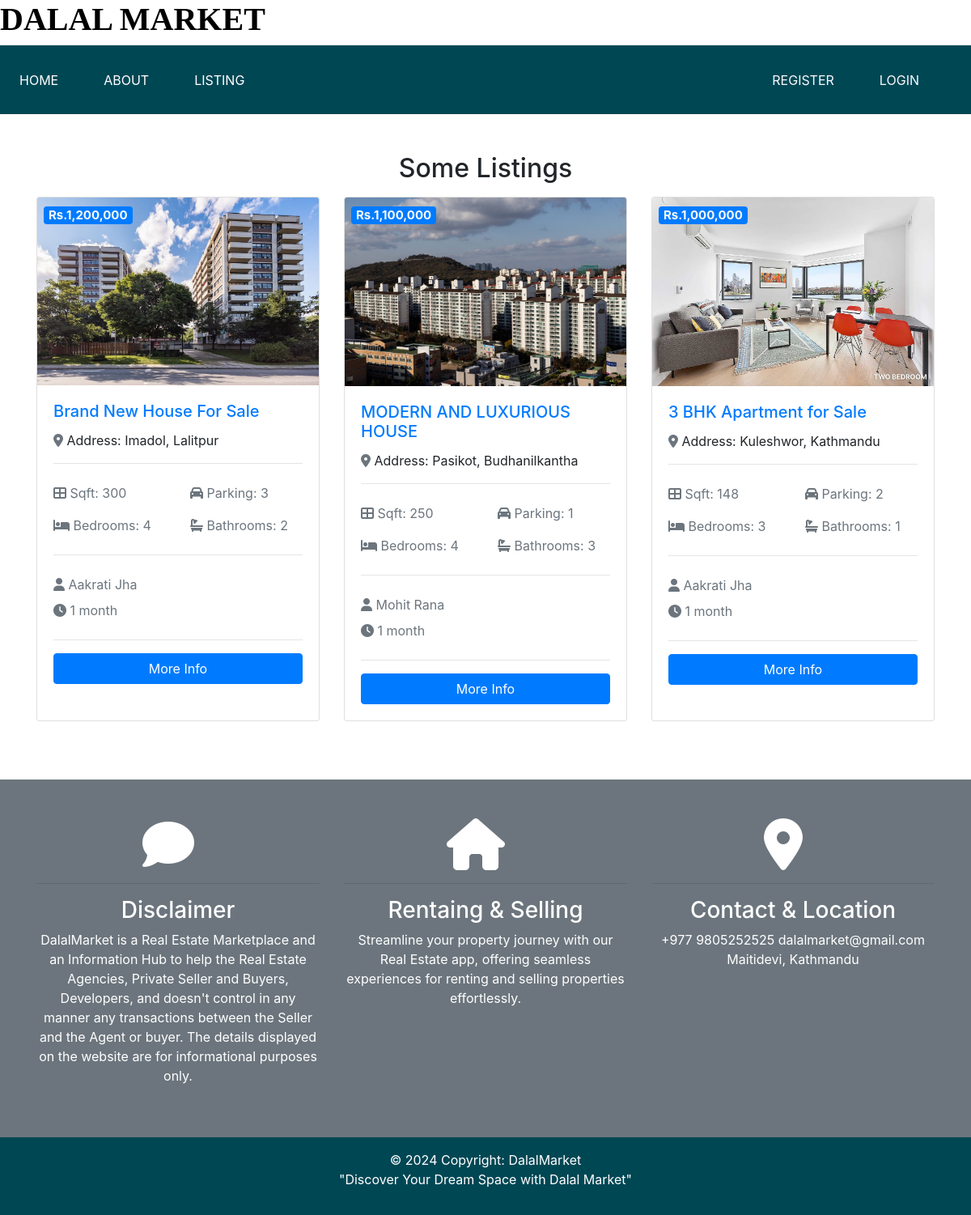
The page / on the database its author committed.
### listings_app/models.py (models this page shows, shortened)
class Listing(models.Model):
    broker = models.ForeignKey(Broker, on_delete=models.DO_NOTHING)         #Broker ko naam lera aauna yo use garya yaha
    title = models.CharField(max_length=180)
    address = models.CharField(max_length=100)
    description = models.TextField(blank=True)          # Blank=True mean this is optional to fillup
    price = models.IntegerField(validators=[MinValueValidator(0)])
    bedrooms = models.IntegerField(validators=[MinValueValidator(0)])  #MinValueValidator(0) ensures that the value of each field is greater than or equal to 0.
    bathrooms = models.IntegerField(validators=[MinValueValidator(0)])
    parking = models.IntegerField(validators=[MinValueValidator(0)])
    sqft = models.IntegerField(validators=[MinValueValidator(0)])
    image_com = models.ImageField(upload_to='images')
    image_1 = models.ImageField(upload_to='images', blank=True)   #Optional
    image_2 = models.ImageField(upload_to='images', blank= True)   #Optional
    is_published = models.BooleanField(default = True)
    post_date = models.DateTimeField(default = datetime.now)

### broker_app/models.py (models this page shows)
class Broker(models.Model):
    name = models.CharField(max_length = 100)
    image = models.ImageField(upload_to='images')
    phone = models.IntegerField()
    email = models.EmailField()
    def __str__(self):
        return self.name

### page_app/views.py (the view)
# urls.py: path('', views.index, name='listings'),
def index(request):
    listings = Listing.objects.order_by('-post_date')[:3]
    context = {
        'listings': listings
    }
    return render(request, "page_app/index.html", context)

### templates/page_app/index.html (shortened to what this page needs)
{% extends "base/base.html" %}
{% load humanize %}
{% block content %}
  <section id="listings" class="py-5">
    <div class="container">
      <h2 class="text-center mb-3">Some Listings</h2>
      <div class="row">
        {% if listings %}
          {% for listing in listings %}
            <div class="col-md-6 col-lg-4 mb-4">
              <div class="card h-100">
                <div class="position-absolute top-0 end-0 p-2">
                  <h5><span class="badge bg-primary text-light">Rs.{{ listing.price | intcomma }}</span></h5>
                </div>
                <img class="card-img-top" src="{{listing.image_com.url}}" alt="">
                <div class="card-body">
                  <h5 class="card-title text-primary">{{listing.title}}</h5>
                  <p class="card-text">
                    <i class="fa-solid fa-location-dot text-secondary"></i> Address: {{listing.address}}
                  </p>
                  <hr>
                  <div class="row py-2 text-secondary">
                    <div class="col-6">
                      <i class="fas fa-th-large"></i> Sqft: {{listing.sqft}}
                    </div>
                    <div class="col-6">
                      <i class="fas fa-car"></i> Parking: {{listing.parking}}
                    </div>
                  </div>
                  <div class="row py-2 text-secondary">
                    <div class="col-6">
                      <i class="fas fa-bed"></i> Bedrooms: {{listing.bedrooms}}
                    </div>
                    <div class="col-6">
                      <i class="fas fa-bath"></i> Bathrooms: {{listing.bathrooms}}
                    </div>
                  </div>
                  <hr>
                  <div class="row py-2 text-secondary">
                    <div class="col-12">
                      <i class="fas fa-user"></i> {{listing.broker}}
                    </div>
                  </div>
                  <div class="row text-secondary pb-2">
                    <div class="col-6">
                      <i class="fas fa-clock"></i> {{listing.post_date | timesince}}
                    </div>
                  </div>
                  <hr>
                  <a href="{% url 'listing' listing.id %}" class="btn btn-primary btn-block">More Info</a>
                </div>
              </div>
            </div>
          {% endfor %}
        {% else %}
          <p>No Listings Found</p>
        {% endif %}
      </div>
      </div>
  </section>
  <section id="services" class="py-5 bg-secondary text-white">
    <div class="container">
      <div class="row text-center">
        <div class="col-md-4">
          <i class="fas fa-comment fa-4x mr-4"></i>
          <hr>
          <h3>Disclaimer</h3>
          <p>DalalMarket is a Real Estate Marketplace and an Information Hub to help the Real Estate Agencies,
            Private Seller and Buyers, Developers, and doesn't control in any manner any transactions between the Seller and the
            Agent or buyer. The details displayed on the website are for informational purposes only.</p>
        </div>
        <div class="col-md-4">
          <i class="fas fa-home fa-4x mr-4"></i>
          <hr>
          <h3>Rentaing & Selling</h3>
          <p>Streamline your property journey with our Real Estate app, offering seamless experiences
            for renting and selling properties effortlessly.</p>
        </div>
        <div class="col-md-4">
          <i class="fa-solid fa-location-dot fa-4x mr-4"></i>
          <hr>
          <h3>Contact & Location</h3>
          <p>+977 9805252525
            dalalmarket@gmail.com
            Maitidevi, Kathmandu
          </p>
        </div>
      </div>
    </div>
  </section>
{% endblock content %}

### templates/base/base.html (shortened to what this page needs)
<!doctype html>
<html lang="en">
  <head>
    <link rel="stylesheet" href="https://cdn.jsdelivr.net/npm/bootstrap@4.6.2/dist/css/bootstrap.min.css">
  </head>
  <body>
    <marquee behavior="scroll" direction="left" scrollamount="10">
      <h1 style="color: Black; font-family: cursive; font-weight: bold;">DALAL MARKET</h1>
    </marquee>
    <nav class="navbar navbar-expand-lg navbar-dark bg-blue-black">
      <div class="collapse navbar-collapse text-center" id="navbarTogglerDemo03">
          <ul class="navbar-nav mr-auto mt-2 mt-lg-0">
              <li class="nav-item active">
                  <a class="nav-link" href="{% url "index" %}">HOME <span class="sr-only">(current)</span></a>
              </li>
              <li class="nav-item active">
                <a class="nav-link" href="{% url "about" %}">ABOUT<span class="sr-only">(current)</span></a>
            </li>
            <li class="nav-item active">
              <a class="nav-link" href="{% url "listings" %}">LISTING<span class="sr-only">(current)</span></a>
          </li>
          </ul>
          <ul class="navbar-nav ml-auto">
            {% if user.is_authenticated %}
                <li class="nav-item">
                    <a class="nav-link text-light" href="{% url "dashboard" %}">
                       DASHBOARD</a>
                </li>
                <li class="nav-item">
                    <a class="nav-link text-light" href="javascript:{document.getElementById('logout').submit()}">LOGOUT</a>
                    <form action="{% url "logout" %}" method="POST" id="logout">
                        {% csrf_token %}
                        <input type="hidden">
                    </form>
                </li>
            {% else %}
                <li class="nav-item">
                    <a class="nav-link text-light" href="{% url "register" %}">REGISTER</a>
                </li>
                <li class="nav-item">
                    <a class="nav-link text-light" href="{% url "login" %}">LOGIN</a>
                </li>
              {% endif %}
          </ul>
      </div>
  </nav>
    {% block content %}
    {% endblock content %}
    <footer class="page-footer font-small white" style="background-color: #004754;">
      <div class="footer-copyright text-center py-3" style="color: white;">© 2024 Copyright:
        <a> DalalMarket</a>
        <p>"Discover Your Dream Space with Dalal Market"</p>
      </div>
    </footer>
  </body>
</html>

### templates/base/base.html (style rules this page uses)
.bg-blue-black { background-color: #004754; }
.navbar { height: 85px; }
.navbar-nav .nav-item { margin-right: 40px; }

### rows shown on the page
Listing: price "1,200,000", image_com (picture), title "Brand New House For Sale", address "Imadol, Lalitpur", sqft "300", parking "3", bedrooms "4", bathrooms "2", broker "Aakrati Jha", post_date "1 month"
Listing: price "1,100,000", image_com (picture), title "MODERN AND LUXURIOUS HOUSE", address "Pasikot, Budhanilkantha", sqft "250", parking "1", bedrooms "4", bathrooms "3", broker "Mohit Rana", post_date "1 month"
Listing: price "1,000,000", image_com (picture), title "3 BHK Apartment for Sale", address "Kuleshwor, Kathmandu", sqft "148", parking "2", bedrooms "3", bathrooms "1", broker "Aakrati Jha", post_date "1 month"
